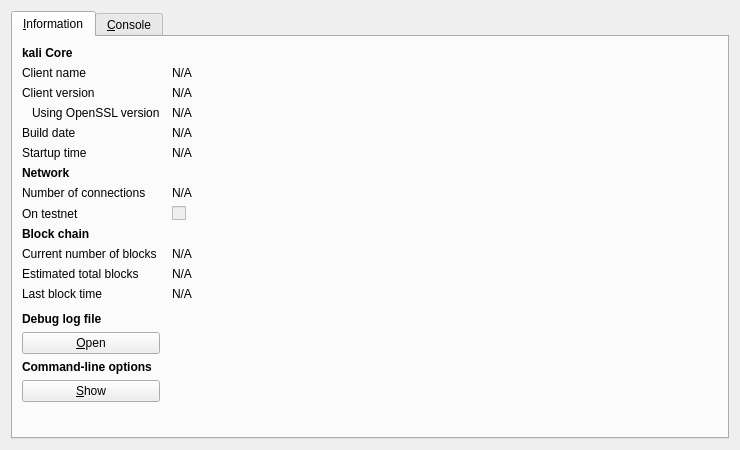
<?xml version="1.0" encoding="UTF-8"?>
<ui version="4.0">
 <class>RPCConsole</class>
 <widget class="QDialog" name="RPCConsole">
  <property name="geometry">
   <rect>
    <x>0</x>
    <y>0</y>
    <width>740</width>
    <height>450</height>
   </rect>
  </property>
  <property name="windowTitle">
   <string>kali - Debug window</string>
  </property>
  <layout class="QVBoxLayout" name="verticalLayout_2">
   <item>
    <widget class="QTabWidget" name="tabWidget">
     <property name="currentIndex">
      <number>0</number>
     </property>
     <widget class="QWidget" name="tab_info">
      <attribute name="title">
       <string>&amp;Information</string>
      </attribute>
      <layout class="QGridLayout" name="gridLayout" columnstretch="0,1">
       <property name="horizontalSpacing">
        <number>12</number>
       </property>
       <item row="0" column="0">
        <widget class="QLabel" name="label_9">
         <property name="font">
          <font>
           <weight>75</weight>
           <bold>true</bold>
          </font>
         </property>
         <property name="text">
          <string>kali Core</string>
         </property>
        </widget>
       </item>
       <item row="1" column="0">
        <widget class="QLabel" name="label_5">
         <property name="text">
          <string>Client name</string>
         </property>
        </widget>
       </item>
       <item row="1" column="1">
        <widget class="QLabel" name="clientName">
         <property name="cursor">
          <cursorShape>IBeamCursor</cursorShape>
         </property>
         <property name="text">
          <string>N/A</string>
         </property>
         <property name="textFormat">
          <enum>Qt::PlainText</enum>
         </property>
         <property name="textInteractionFlags">
          <set>Qt::LinksAccessibleByMouse|Qt::TextSelectableByKeyboard|Qt::TextSelectableByMouse</set>
         </property>
        </widget>
       </item>
       <item row="2" column="0">
        <widget class="QLabel" name="label_6">
         <property name="text">
          <string>Client version</string>
         </property>
        </widget>
       </item>
       <item row="2" column="1">
        <widget class="QLabel" name="clientVersion">
         <property name="cursor">
          <cursorShape>IBeamCursor</cursorShape>
         </property>
         <property name="text">
          <string>N/A</string>
         </property>
         <property name="textFormat">
          <enum>Qt::PlainText</enum>
         </property>
         <property name="textInteractionFlags">
          <set>Qt::LinksAccessibleByMouse|Qt::TextSelectableByKeyboard|Qt::TextSelectableByMouse</set>
         </property>
        </widget>
       </item>
       <item row="3" column="0">
        <widget class="QLabel" name="label_14">
         <property name="text">
          <string>Using OpenSSL version</string>
         </property>
         <property name="indent">
          <number>10</number>
         </property>
        </widget>
       </item>
       <item row="3" column="1">
        <widget class="QLabel" name="openSSLVersion">
         <property name="cursor">
          <cursorShape>IBeamCursor</cursorShape>
         </property>
         <property name="text">
          <string>N/A</string>
         </property>
         <property name="textFormat">
          <enum>Qt::PlainText</enum>
         </property>
         <property name="textInteractionFlags">
          <set>Qt::LinksAccessibleByMouse|Qt::TextSelectableByKeyboard|Qt::TextSelectableByMouse</set>
         </property>
        </widget>
       </item>
       <item row="4" column="0">
        <widget class="QLabel" name="label_12">
         <property name="text">
          <string>Build date</string>
         </property>
        </widget>
       </item>
       <item row="4" column="1">
        <widget class="QLabel" name="buildDate">
         <property name="cursor">
          <cursorShape>IBeamCursor</cursorShape>
         </property>
         <property name="text">
          <string>N/A</string>
         </property>
         <property name="textFormat">
          <enum>Qt::PlainText</enum>
         </property>
         <property name="textInteractionFlags">
          <set>Qt::LinksAccessibleByMouse|Qt::TextSelectableByKeyboard|Qt::TextSelectableByMouse</set>
         </property>
        </widget>
       </item>
       <item row="5" column="0">
        <widget class="QLabel" name="label_13">
         <property name="text">
          <string>Startup time</string>
         </property>
        </widget>
       </item>
       <item row="5" column="1">
        <widget class="QLabel" name="startupTime">
         <property name="cursor">
          <cursorShape>IBeamCursor</cursorShape>
         </property>
         <property name="text">
          <string>N/A</string>
         </property>
         <property name="textFormat">
          <enum>Qt::PlainText</enum>
         </property>
         <property name="textInteractionFlags">
          <set>Qt::LinksAccessibleByMouse|Qt::TextSelectableByKeyboard|Qt::TextSelectableByMouse</set>
         </property>
        </widget>
       </item>
       <item row="6" column="0">
        <widget class="QLabel" name="label_11">
         <property name="font">
          <font>
           <weight>75</weight>
           <bold>true</bold>
          </font>
         </property>
         <property name="text">
          <string>Network</string>
         </property>
        </widget>
       </item>
       <item row="7" column="0">
        <widget class="QLabel" name="label_7">
         <property name="text">
          <string>Number of connections</string>
         </property>
        </widget>
       </item>
       <item row="7" column="1">
        <widget class="QLabel" name="numberOfConnections">
         <property name="cursor">
          <cursorShape>IBeamCursor</cursorShape>
         </property>
         <property name="text">
          <string>N/A</string>
         </property>
         <property name="textFormat">
          <enum>Qt::PlainText</enum>
         </property>
         <property name="textInteractionFlags">
          <set>Qt::LinksAccessibleByMouse|Qt::TextSelectableByKeyboard|Qt::TextSelectableByMouse</set>
         </property>
        </widget>
       </item>
       <item row="8" column="0">
        <widget class="QLabel" name="label_8">
         <property name="text">
          <string>On testnet</string>
         </property>
        </widget>
       </item>
       <item row="8" column="1">
        <widget class="QCheckBox" name="isTestNet">
         <property name="enabled">
          <bool>false</bool>
         </property>
         <property name="text">
          <string/>
         </property>
        </widget>
       </item>
       <item row="9" column="0">
        <widget class="QLabel" name="label_10">
         <property name="font">
          <font>
           <weight>75</weight>
           <bold>true</bold>
          </font>
         </property>
         <property name="text">
          <string>Block chain</string>
         </property>
        </widget>
       </item>
       <item row="10" column="0">
        <widget class="QLabel" name="label_3">
         <property name="text">
          <string>Current number of blocks</string>
         </property>
        </widget>
       </item>
       <item row="10" column="1">
        <widget class="QLabel" name="numberOfBlocks">
         <property name="cursor">
          <cursorShape>IBeamCursor</cursorShape>
         </property>
         <property name="text">
          <string>N/A</string>
         </property>
         <property name="textFormat">
          <enum>Qt::PlainText</enum>
         </property>
         <property name="textInteractionFlags">
          <set>Qt::LinksAccessibleByMouse|Qt::TextSelectableByKeyboard|Qt::TextSelectableByMouse</set>
         </property>
        </widget>
       </item>
       <item row="11" column="0">
        <widget class="QLabel" name="label_4">
         <property name="text">
          <string>Estimated total blocks</string>
         </property>
        </widget>
       </item>
       <item row="11" column="1">
        <widget class="QLabel" name="totalBlocks">
         <property name="cursor">
          <cursorShape>IBeamCursor</cursorShape>
         </property>
         <property name="text">
          <string>N/A</string>
         </property>
         <property name="textFormat">
          <enum>Qt::PlainText</enum>
         </property>
         <property name="textInteractionFlags">
          <set>Qt::LinksAccessibleByMouse|Qt::TextSelectableByKeyboard|Qt::TextSelectableByMouse</set>
         </property>
        </widget>
       </item>
       <item row="12" column="0">
        <widget class="QLabel" name="label_2">
         <property name="text">
          <string>Last block time</string>
         </property>
        </widget>
       </item>
       <item row="12" column="1">
        <widget class="QLabel" name="lastBlockTime">
         <property name="cursor">
          <cursorShape>IBeamCursor</cursorShape>
         </property>
         <property name="text">
          <string>N/A</string>
         </property>
         <property name="textFormat">
          <enum>Qt::PlainText</enum>
         </property>
         <property name="textInteractionFlags">
          <set>Qt::LinksAccessibleByMouse|Qt::TextSelectableByKeyboard|Qt::TextSelectableByMouse</set>
         </property>
        </widget>
       </item>
       <item row="13" column="0">
        <spacer name="verticalSpacer_2">
         <property name="orientation">
          <enum>Qt::Vertical</enum>
         </property>
         <property name="sizeHint" stdset="0">
          <size>
           <width>20</width>
           <height>20</height>
          </size>
         </property>
        </spacer>
       </item>
       <item row="14" column="0">
        <widget class="QLabel" name="labelDebugLogfile">
         <property name="font">
          <font>
           <weight>75</weight>
           <bold>true</bold>
          </font>
         </property>
         <property name="text">
          <string>Debug log file</string>
         </property>
        </widget>
       </item>
       <item row="15" column="0">
        <widget class="QPushButton" name="openDebugLogfileButton">
         <property name="toolTip">
          <string>Open the kali debug log file from the current data directory. This can take a few seconds for large log files.</string>
         </property>
         <property name="text">
          <string>&amp;Open</string>
         </property>
         <property name="autoDefault">
          <bool>false</bool>
         </property>
        </widget>
       </item>
       <item row="16" column="0">
        <widget class="QLabel" name="labelCLOptions">
         <property name="font">
          <font>
           <weight>75</weight>
           <bold>true</bold>
          </font>
         </property>
         <property name="text">
          <string>Command-line options</string>
         </property>
        </widget>
       </item>
       <item row="17" column="0">
        <widget class="QPushButton" name="showCLOptionsButton">
         <property name="toolTip">
          <string>Show the kali-Qt help message to get a list with possible kali command-line options.</string>
         </property>
         <property name="text">
          <string>&amp;Show</string>
         </property>
         <property name="autoDefault">
          <bool>false</bool>
         </property>
        </widget>
       </item>
       <item row="18" column="0">
        <spacer name="verticalSpacer">
         <property name="orientation">
          <enum>Qt::Vertical</enum>
         </property>
         <property name="sizeHint" stdset="0">
          <size>
           <width>20</width>
           <height>40</height>
          </size>
         </property>
        </spacer>
       </item>
      </layout>
     </widget>
     <widget class="QWidget" name="tab_console">
      <attribute name="title">
       <string>&amp;Console</string>
      </attribute>
      <layout class="QVBoxLayout" name="verticalLayout_3">
       <property name="spacing">
        <number>3</number>
       </property>
       <item>
        <widget class="QTextEdit" name="messagesWidget">
         <property name="minimumSize">
          <size>
           <width>0</width>
           <height>100</height>
          </size>
         </property>
         <property name="readOnly">
          <bool>true</bool>
         </property>
         <property name="tabKeyNavigation" stdset="0">
          <bool>false</bool>
         </property>
         <property name="columnCount" stdset="0">
          <number>2</number>
         </property>
        </widget>
       </item>
       <item>
        <layout class="QHBoxLayout" name="horizontalLayout">
         <property name="spacing">
          <number>3</number>
         </property>
         <item>
          <widget class="QLabel" name="label">
           <property name="text">
            <string notr="true">&gt;</string>
           </property>
          </widget>
         </item>
         <item>
          <widget class="QLineEdit" name="lineEdit"/>
         </item>
         <item>
          <widget class="QPushButton" name="clearButton">
           <property name="maximumSize">
            <size>
             <width>24</width>
             <height>24</height>
            </size>
           </property>
           <property name="toolTip">
            <string>Clear console</string>
           </property>
           <property name="text">
            <string/>
           </property>
           <property name="icon">
            <iconset resource="../bitcoin.qrc">
             <normaloff>:/icons/remove</normaloff>:/icons/remove</iconset>
           </property>
           <property name="shortcut">
            <string notr="true">Ctrl+L</string>
           </property>
           <property name="autoDefault">
            <bool>false</bool>
           </property>
          </widget>
         </item>
        </layout>
       </item>
      </layout>
     </widget>
    </widget>
   </item>
  </layout>
 </widget>
 <resources>
  <include location="../bitcoin.qrc"/>
 </resources>
 <connections/>
</ui>
